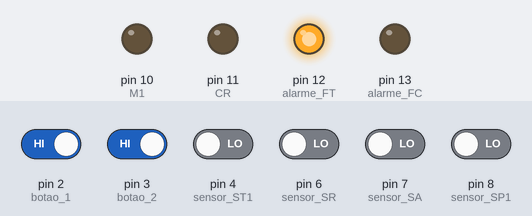
The sketch below on a simulated Arduino Uno, built with avr-gcc and run on an emulated ATmega328P. Parts: output pins drawn as LEDs (lit = HIGH). The inputs (shaded band) are chosen by the test bench; at power-on: pin 2 (botao_1), pin 3 (botao_2) HIGH, pin 4 (sensor_ST1), pin 6 (sensor_SR), pin 7 (sensor_SA), pin 8 (sensor_SP1) LOW.

Above: at 1.2 s.
1.3 s: pin 4 (sensor_ST1) driven HIGH
At 2.2 s:
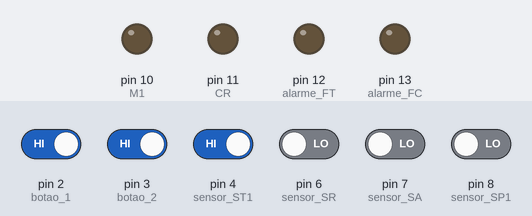
2.8 s: pin 4 (sensor_ST1) driven LOW
At 3.3 s:
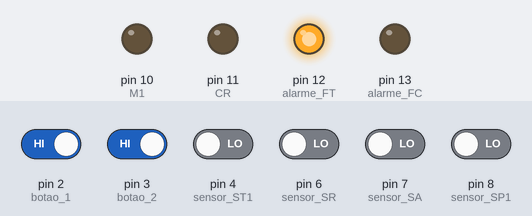
4.3 s: pin 2 (botao_1) driven LOW and pin 3 (botao_2) driven LOW and pin 4 (sensor_ST1) driven HIGH
At 5.5 s:
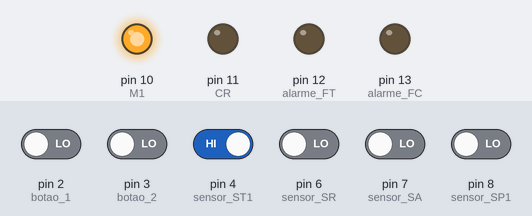
5.8 s: pin 4 (sensor_ST1) driven LOW
At 6.8 s:
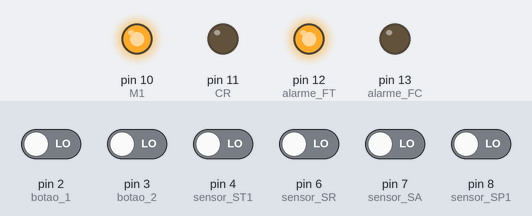
7.3 s: pin 3 (botao_2) driven HIGH
At 8.0 s:
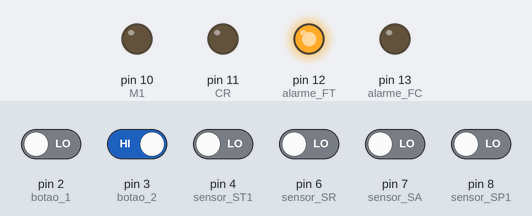
Timing chart, 0 to 9.8 s (numbered marks = the images above; inputs shaded):
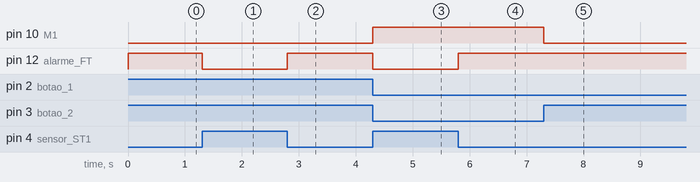

The sketch:

3_maquina_de_estados_finitos.ino
```cpp
/* ************************************************************************

Colégio SATC
Curso Técnico em Mecatrônica
Disciplina: Sistemas Embarcados
Turma: 3191
Professor: Marcos Antonio Jeremias Coelho

Programa: Exercício 3, Máquina de estados finitos

Autor: Tiago Fortunato Rosset
Data: 11/06/2026
Versão: 1.0

************************************************************************ */

const int botao_1 = 2;
const int botao_2 = 3;
const int sensor_ST1 = 4;
const int sensor_ST2 = 5;
const int sensor_SR = 6;
const int sensor_SA = 7;
const int sensor_SP1 = 8;
const int sensor_SP2 = 9;
const int M1 = 10;
const int CR = 11;
const int alarme_FT = 12;
const int alarme_FC = 13;
bool valor_botao_1 = !digitalRead(botao_1);
bool valor_botao_2 = digitalRead(botao_2);
bool valor_sensor_ST1 = digitalRead(sensor_ST1);
bool valor_sensor_SR = digitalRead(sensor_SR);
bool valor_sensor_SA = digitalRead(sensor_SA);
int estado = 1;
unsigned int contagem = 0;
unsigned long timer = millis();

void setup() {
  pinMode(botao_1, INPUT_PULLUP);
  pinMode(botao_2, INPUT_PULLUP);
  pinMode(sensor_ST1, INPUT);
  pinMode(sensor_ST2, INPUT);
  pinMode(sensor_SR, INPUT);
  pinMode(sensor_SA, INPUT);
  pinMode(sensor_SP1, INPUT);
  pinMode(sensor_SP2, INPUT);
  pinMode(M1, OUTPUT);
  pinMode(CR, OUTPUT);
  pinMode(alarme_FT, OUTPUT);
  pinMode(alarme_FC, OUTPUT);
}

void loop() {
  valor_botao_1 = !digitalRead(botao_1);
  valor_botao_2 = digitalRead(botao_2);
  valor_sensor_ST1 = !digitalRead(sensor_ST1);

  if(valor_botao_2){
    digitalWrite(M1, 0);
    digitalWrite(CR, 0);
    estado = 1;
  }
  if(valor_sensor_ST1){
    digitalWrite(alarme_FT, 1);
  }
  else{
    digitalWrite(alarme_FT, 0);
  }
  if(contagem == 24){
    estado = 1;
  }

  switch (estado){
    case 1:
    if(valor_botao_1){
      digitalWrite(alarme_FC, 0);
      estado = 2;
      if(contagem == 24){
        contagem = 0;
      }
    }

    break;

    case 2:
    if(!valor_sensor_ST1){
      digitalWrite(M1, 1);
      estado = 3;
    }
    else{
      digitalWrite(M1, 0);
    }

    break;

    case 3:
    if(digitalRead(sensor_SP1)){
      digitalWrite(M1, 0);
      if(digitalRead(sensor_SR)){
        digitalWrite(CR, 1);
        estado = 4;
      }
    }

    break;

    case 4:
    if(digitalRead(sensor_SA)){
      timer = millis();
      estado = 5;
    }

    break;

    case 5:
    if((millis() - timer) >= 2000){
        digitalWrite(CR, 0);
        if(digitalRead(sensor_SR)){
          estado = 6;
        }
    }

    break;

    case 6:
    if(digitalRead(sensor_SP2)){
      if(digitalRead(sensor_ST2)){
        contagem++;
        estado = 2;
      }
      else{
        digitalWrite(alarme_FC, 1);
        estado = 1;
      }
    }

    break;
  }
}
```

Measured:
- after the input at 1.3 s, pin 12 (alarme_FT): HIGH → LOW at once
- after the input at 2.8 s, pin 12 (alarme_FT): LOW → HIGH at once
- after the input at 4.3 s, pin 10 (M1): LOW → HIGH at once; pin 12 (alarme_FT): HIGH → LOW at once
- after the input at 5.8 s, pin 12 (alarme_FT): LOW → HIGH at once
- after the input at 7.3 s, pin 10 (M1): HIGH → LOW at once
